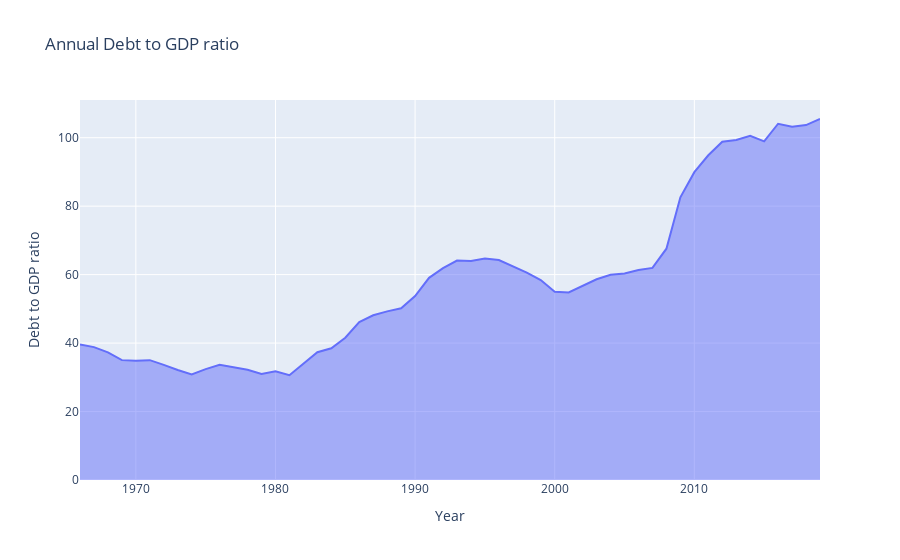

Notebook code for this chart:
### Code cell
ex.area(x=debtGDPYears, y=debtGDPData, labels={'x': 'Year', 'y': 'Debt to GDP ratio'},title='Annual Debt to GDP ratio')

### Figure 1 — Plotly figure (JSON) as saved in the notebook; plotly's stock layout.template omitted (floating-point values rounded to 4 significant figures)
{"data": [{"hoverlabel": {"namelength": 0}, "hovertemplate": "Year=%{x}<br>Debt to GDP ratio=%{y}", "legendgroup": "", "line": {"color": "#636efa"}, "mode": "lines", "name": "", "orientation": "v", "showlegend": false, "stackgroup": "1", "type": "scatter", "x": ["1966", "1967", "1968", "1969", "1970", "1971", "1972", "1973", "1974", "1975", "1976", "1977", "1978", "1979", "1980", "1981", "1982", "1983", "1984", "1985", "1986", "1987", "1988", "1989", "1990", "1991", "1992", "1993", "1994", "1995", "1996", "1997", "1998", "1999", "2000", "2001", "2002", "2003", "2004", "2005", "2006", "2007", "2008", "2009", "2010", "2011", "2012", "2013", "2014", "2015", "2016", "2017", "2018", "2019"], "xaxis": "x", "y": ["39.62091", "38.82145", "37.30897", "35.01946", "34.86717", "35.00694", "33.62447", "32.12455", "30.86269", "32.38043", "33.64333", "32.98791", "32.21407", "30.98402", "31.77687", "30.60333", "33.92530", "37.33110", "38.49586", "41.55909", "46.12536", "48.11650", "49.25732", "50.17117", "53.75313", "59.06123", "61.89802", "64.10093", "64.01176", "64.73906", "64.25469", "62.48709", "60.58693", "58.42135", "54.98329", "54.80656", "56.66127", "58.64208", "59.97601", "60.35750", "61.34482", "61.97214", "67.57397", "82.59064", "89.93168", "94.85943", "98.82568", "99.34376", "100.5779", "98.94196", "104.07674", "103.22866", "103.69309", "105.46297"], "yaxis": "y"}], "layout": {"legend": {"tracegroupgap": 0}, "title": {"text": "Annual Debt to GDP ratio"}, "xaxis": {"anchor": "y", "domain": [0, 1], "title": {"text": "Year"}}, "yaxis": {"anchor": "x", "domain": [0, 1], "title": {"text": "Debt to GDP ratio"}}}}
